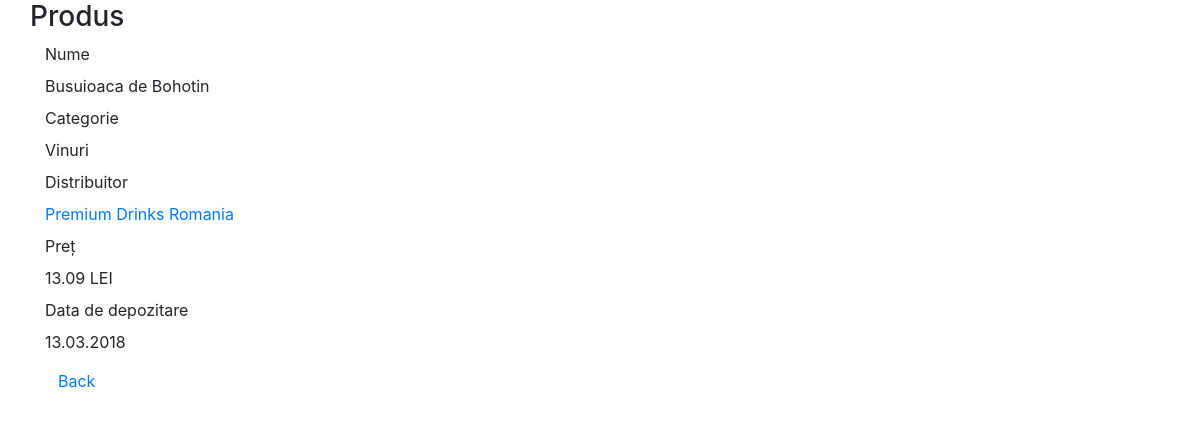
The page /read.php?id=100004 on the database its author committed.
### tables this page shows
CREATE TABLE `PRODUCTS`(
    `PRODUCT_ID` INT(6) NOT NULL,
    `PRODUCT_NAME` VARCHAR(35) NOT NULL,
    `CATEGORY_ID` INT(2),
    `SUPPLIER_ID` INT(3),
    `PRODUCT_PRICE` VARCHAR(9) NOT NULL,
    `STORAGE_DATE` DATE,
    CONSTRAINT P_PRODUCT_ID_PK PRIMARY KEY (PRODUCT_ID),
    CONSTRAINT P_PRODUCT_ID_CK CHECK (LENGTH(PRODUCT_ID) = 6),
    CONSTRAINT P_CATEGORY_ID_FK FOREIGN KEY (CATEGORY_ID) REFERENCES CATEGORIES(CATEGORY_ID),
    CONSTRAINT P_SUPPLIER_ID_FK FOREIGN KEY (SUPPLIER_ID) REFERENCES SUPPLIERS(SUPPLIER_ID)
);

CREATE TABLE `CATEGORIES`(
    `CATEGORY_ID` INT(2) NOT NULL AUTO_INCREMENT,
    `CATEGORY_NAME` VARCHAR(15) NOT NULL,
    CONSTRAINT CAT_CATEGORY_ID_PK PRIMARY KEY (CATEGORY_ID)
);

CREATE TABLE `SUPPLIERS`(
    `SUPPLIER_ID` INT(3) NOT NULL AUTO_INCREMENT,
    `SUPPLIER_NAME` VARCHAR(40) NOT NULL,
    `CONTACT_ID` INT(2) NOT NULL,
    CONSTRAINT SUP_SUPPLIER_ID_PK PRIMARY KEY (SUPPLIER_ID),
    CONSTRAINT SUP_CONTACT_ID_FK FOREIGN KEY (CONTACT_ID) REFERENCES CONTACT(CONTACT_ID)
);

### read.php (the view, shortened to what this page needs)
<?php
    $id = null;
    if ( !empty($_GET['id'])) {
        $id = $_REQUEST['id'];
    }
    if ( null==$id ) {
        header("Location: index.php");
    } else {
        $pdo = Database::connect();
        $pdo->setAttribute(PDO::ATTR_ERRMODE, PDO::ERRMODE_EXCEPTION);
        $sql_1 = "SELECT PRODUCT_ID, PRODUCT_NAME, CATEGORY_NAME, SUPPLIER_NAME, PRODUCT_PRICE, DATE_FORMAT(STORAGE_DATE,'%d.%m.%Y') AS STORAGE_DATE
				FROM PRODUCTS P, CATEGORIES CAT, SUPPLIERS SUP
				WHERE P.CATEGORY_ID = CAT.CATEGORY_ID AND
				P.SUPPLIER_ID = SUP.SUPPLIER_ID AND
				P.PRODUCT_ID = ?";
		$sql_2 ="SELECT CONTACT_ID FROM SUPPLIERS
				WHERE SUPPLIER_NAME = ?";
        $q = $pdo->prepare($sql_1);
        $q->execute(array($id));
        $data = $q->fetch(PDO::FETCH_ASSOC);
		$query = $pdo->prepare($sql_2);
		$query->execute(array($data['SUPPLIER_NAME']));
		$contact_id = $query->fetch(PDO::FETCH_ASSOC);
    }
?>
<!DOCTYPE html>
<html lang="en">
<head>
    <link rel="stylesheet" href="https://stackpath.bootstrapcdn.com/bootstrap/4.1.0/css/bootstrap.min.css">
</head>
<body>
    <div class="container">
                <div class="span10 offset1">
                    <div class="row">
                        <h3>Produs</h3>
                    </div>
                    <div class="form-horizontal" >
                      <div class="control-group">
                        <label class="control-label">Nume</label>
                        <div class="controls">
                            <label class="checkbox">
                                <?php echo $data['PRODUCT_NAME'];?>
                            </label>
                        </div>
                      </div>
                      <div class="control-group">
                        <label class="control-label">Categorie</label>
                        <div class="controls">
                            <label class="checkbox">
                                <?php echo $data['CATEGORY_NAME'];?>
                            </label>
                        </div>
                      </div>
                      <div class="control-group">
                        <label class="control-label">Distribuitor</label>
                        <div class="controls">
                            <label class="checkbox">
                                <a href="/MarketStorageApp/contact.php?contact_id=<?php echo $contact_id['CONTACT_ID']?>"> <?php echo $data['SUPPLIER_NAME'];?></a>
                            </label>
                        </div>
                      </div>
					  <div class="control-group">
                        <label class="control-label">Preț</label>
                        <div class="controls">
                            <label class="checkbox">
                                <?php echo $data['PRODUCT_PRICE'];?>
                            </label>
                        </div>
                      </div>
					  <div class="control-group">
                        <label class="control-label">Data de depozitare</label>
                        <div class="controls">
                            <label class="checkbox">
                                <?php echo $data['STORAGE_DATE'];?>
                            </label>
                        </div>
                      </div>
                        <div class="form-actions">
                          <a class="btn" href="index.php">Back</a>
                       </div>
                    </div>
                </div>
    </div>
  </body>
</html>

### rows shown on the page
products: PRODUCT_NAME "Busuioaca de Bohotin", CATEGORY_ID.CATEGORY_NAME "Vinuri", SUPPLIER_ID.SUPPLIER_NAME "Premium Drinks Romania", PRODUCT_PRICE "13.09 LEI"

### other values the page prints
$data['STORAGE_DATE'] "13.03.2018"
